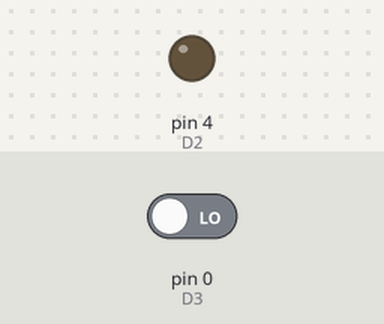
A sketch run on a simulated Arduino Uno, built with avr-gcc and run on an emulated ATmega328P. On the bench: output pins drawn as LEDs (lit = HIGH). The test bench sets the inputs (shaded band); at power-on: pin 0 (D3) LOW.

Above: at 1.2 s.
1.3 s: pin 0 (D3) driven HIGH
At 2.0 s:
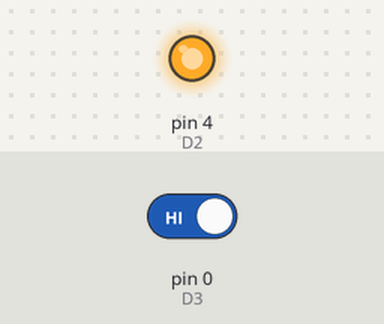
2.8 s: pin 0 (D3) driven LOW
At 3.2 s:
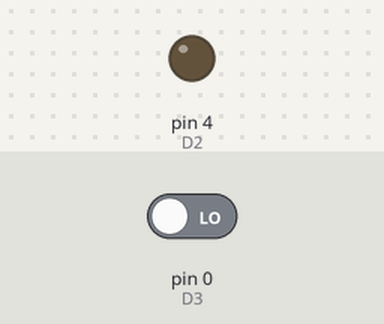
Timing chart, 0 to 5.8 s (numbered marks = the images above; inputs shaded):
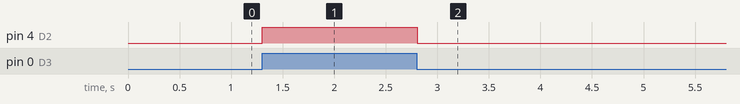

Measured:
- after the input at 1.3 s, pin 4 (D2): LOW → HIGH at once
- after the input at 2.8 s, pin 4 (D2): HIGH → LOW at once

The sketch:

LED_ObstacleDetection.ino
```cpp
#define D3 0  //INPUT OF IR SECSOR (DIGITAL)
#define D2 4  //OUTPUT LIGHT BLUE
//if detect then high that mnas light will glow
void setup() {
  pinMode(D3, INPUT);
  pinMode(D2,OUTPUT);
}

void loop() {
  int a=digitalRead(D3);
 if(a==1)
    digitalWrite(D2 ,HIGH);
 else
    digitalWrite(D2 ,LOW);
  delay(10);
 }
```
